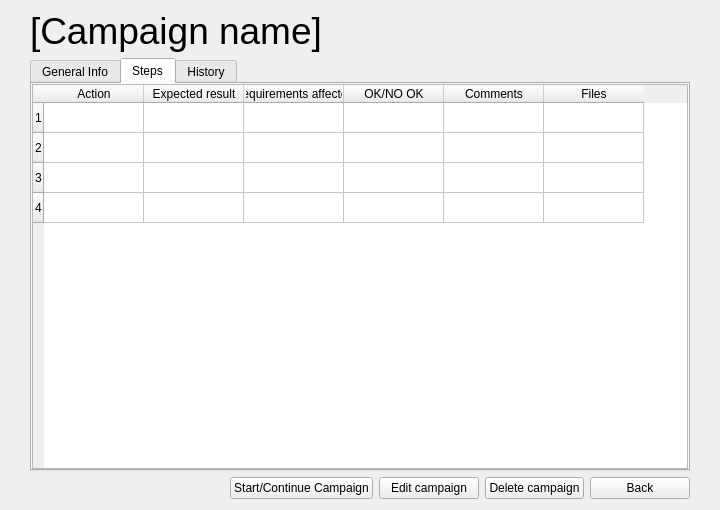
<?xml version="1.0" encoding="UTF-8"?>
<ui version="4.0">
 <class>Form</class>
 <widget class="QWidget" name="Form">
  <property name="geometry">
   <rect>
    <x>0</x>
    <y>0</y>
    <width>720</width>
    <height>510</height>
   </rect>
  </property>
  <property name="windowTitle">
   <string>Form</string>
  </property>
  <layout class="QVBoxLayout" name="verticalLayout">
   <property name="leftMargin">
    <number>30</number>
   </property>
   <property name="topMargin">
    <number>10</number>
   </property>
   <property name="rightMargin">
    <number>30</number>
   </property>
   <item>
    <widget class="QLabel" name="lbl_bug">
     <property name="font">
      <font>
       <pointsize>28</pointsize>
      </font>
     </property>
     <property name="text">
      <string>[Campaign name]</string>
     </property>
     <property name="wordWrap">
      <bool>true</bool>
     </property>
    </widget>
   </item>
   <item>
    <widget class="QTabWidget" name="tabBugs">
     <property name="currentIndex">
      <number>1</number>
     </property>
     <widget class="QWidget" name="tab_bug_info">
      <attribute name="title">
       <string>General Info</string>
      </attribute>
      <layout class="QVBoxLayout" name="verticalLayout_2">
       <property name="leftMargin">
        <number>0</number>
       </property>
       <property name="topMargin">
        <number>0</number>
       </property>
       <property name="rightMargin">
        <number>0</number>
       </property>
       <property name="bottomMargin">
        <number>0</number>
       </property>
       <item>
        <layout class="QHBoxLayout" name="horizontalLayout_2" stretch="0,10,0,70">
         <property name="leftMargin">
          <number>5</number>
         </property>
         <property name="rightMargin">
          <number>5</number>
         </property>
         <item>
          <widget class="QLabel" name="status_lbl">
           <property name="text">
            <string>Id:</string>
           </property>
          </widget>
         </item>
         <item>
          <widget class="QLineEdit" name="status_le">
           <property name="cursor">
            <cursorShape>ArrowCursor</cursorShape>
           </property>
           <property name="text">
            <string/>
           </property>
           <property name="placeholderText">
            <string>[Identification]</string>
           </property>
          </widget>
         </item>
         <item>
          <widget class="QLabel" name="system_lbl">
           <property name="text">
            <string>Description:</string>
           </property>
          </widget>
         </item>
         <item>
          <widget class="QLineEdit" name="system_le">
           <property name="text">
            <string/>
           </property>
           <property name="placeholderText">
            <string>[Description]</string>
           </property>
          </widget>
         </item>
        </layout>
       </item>
       <item>
        <layout class="QHBoxLayout" name="horizontalLayout_3">
         <property name="leftMargin">
          <number>5</number>
         </property>
         <property name="rightMargin">
          <number>350</number>
         </property>
         <item>
          <widget class="QLabel" name="sys_version_lbl">
           <property name="text">
            <string>System:</string>
           </property>
          </widget>
         </item>
         <item>
          <widget class="QComboBox" name="comboBox">
           <property name="placeholderText">
            <string>[System]</string>
           </property>
          </widget>
         </item>
         <item>
          <widget class="QLabel" name="service_now_id_lbl">
           <property name="text">
            <string>Version:</string>
           </property>
          </widget>
         </item>
         <item>
          <widget class="QLineEdit" name="service_now_id_le">
           <property name="text">
            <string/>
           </property>
           <property name="placeholderText">
            <string>[Version]</string>
           </property>
          </widget>
         </item>
        </layout>
       </item>
       <item>
        <layout class="QHBoxLayout" name="horizontalLayout_4">
         <property name="leftMargin">
          <number>5</number>
         </property>
         <property name="rightMargin">
          <number>5</number>
         </property>
         <item>
          <widget class="QLabel" name="creation_time_lbl">
           <property name="text">
            <string>Creation time:</string>
           </property>
          </widget>
         </item>
         <item>
          <widget class="QLineEdit" name="creation_time_le">
           <property name="text">
            <string/>
           </property>
           <property name="placeholderText">
            <string>[Creation time]</string>
           </property>
          </widget>
         </item>
         <item>
          <widget class="QLabel" name="last_update_lbl">
           <property name="text">
            <string>Last update:</string>
           </property>
          </widget>
         </item>
         <item>
          <widget class="QLineEdit" name="last_update_le">
           <property name="text">
            <string/>
           </property>
           <property name="placeholderText">
            <string>[Last update]</string>
           </property>
          </widget>
         </item>
         <item>
          <widget class="QLabel" name="last_update_lbl_2">
           <property name="text">
            <string>Start date:</string>
           </property>
          </widget>
         </item>
         <item>
          <widget class="QLineEdit" name="last_update_le_2">
           <property name="text">
            <string/>
           </property>
           <property name="placeholderText">
            <string>[Start date]</string>
           </property>
          </widget>
         </item>
         <item>
          <widget class="QLabel" name="last_update_lbl_3">
           <property name="text">
            <string>End date:</string>
           </property>
          </widget>
         </item>
         <item>
          <widget class="QLineEdit" name="last_update_le_3">
           <property name="text">
            <string/>
           </property>
           <property name="placeholderText">
            <string>[End date]</string>
           </property>
          </widget>
         </item>
        </layout>
       </item>
      </layout>
     </widget>
     <widget class="QWidget" name="tab">
      <attribute name="title">
       <string>Steps</string>
      </attribute>
      <layout class="QVBoxLayout" name="verticalLayout_3">
       <property name="leftMargin">
        <number>0</number>
       </property>
       <property name="topMargin">
        <number>0</number>
       </property>
       <property name="rightMargin">
        <number>0</number>
       </property>
       <property name="bottomMargin">
        <number>0</number>
       </property>
       <item>
        <widget class="QTableWidget" name="tableWidget">
         <property name="rowCount">
          <number>4</number>
         </property>
         <row/>
         <row/>
         <row/>
         <row/>
         <column>
          <property name="text">
           <string>Action</string>
          </property>
         </column>
         <column>
          <property name="text">
           <string>Expected result</string>
          </property>
         </column>
         <column>
          <property name="text">
           <string>Requirements affected</string>
          </property>
         </column>
         <column>
          <property name="text">
           <string>OK/NO OK</string>
          </property>
         </column>
         <column>
          <property name="text">
           <string>Comments</string>
          </property>
         </column>
         <column>
          <property name="text">
           <string>Files</string>
          </property>
         </column>
        </widget>
       </item>
      </layout>
     </widget>
     <widget class="QWidget" name="tab_bug_history">
      <attribute name="title">
       <string>History</string>
      </attribute>
      <layout class="QVBoxLayout" name="verticalLayout_4">
       <property name="leftMargin">
        <number>0</number>
       </property>
       <property name="topMargin">
        <number>0</number>
       </property>
       <property name="rightMargin">
        <number>0</number>
       </property>
       <property name="bottomMargin">
        <number>0</number>
       </property>
       <item>
        <widget class="QListWidget" name="listWidget">
         <item>
          <property name="text">
           <string>[Change in status:...]</string>
          </property>
         </item>
        </widget>
       </item>
      </layout>
     </widget>
    </widget>
   </item>
   <item>
    <layout class="QHBoxLayout" name="horizontalLayout">
     <property name="leftMargin">
      <number>200</number>
     </property>
     <item>
      <widget class="QPushButton" name="add_bug_button">
       <property name="text">
        <string>Start/Continue Campaign</string>
       </property>
      </widget>
     </item>
     <item>
      <widget class="QPushButton" name="add_bug_button_2">
       <property name="text">
        <string>Edit campaign</string>
       </property>
      </widget>
     </item>
     <item>
      <widget class="QPushButton" name="add_bug_button_3">
       <property name="text">
        <string>Delete campaign</string>
       </property>
      </widget>
     </item>
     <item>
      <widget class="QPushButton" name="add_bug_button_4">
       <property name="text">
        <string>Back</string>
       </property>
      </widget>
     </item>
    </layout>
   </item>
  </layout>
 </widget>
 <resources/>
 <connections/>
</ui>
